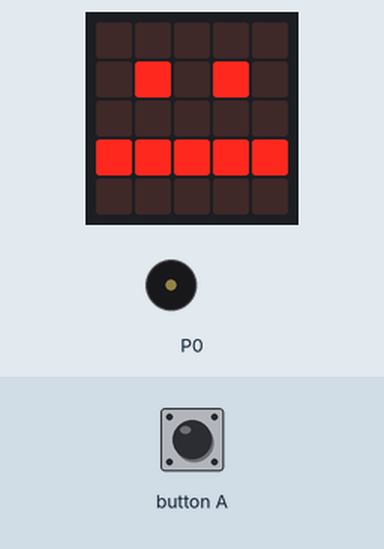
Recording of a program running on a simulated BBC micro:bit (MakeCode). On the bench: the board's 5×5 LED display, buzzer (waves = sounding). The inputs (shaded band) are chosen by the test bench. The 48×5 strip is a reading aid, not a part: it shows the text the display is scrolling, unrolled, one strip-width of it at a time.

Above: at 9.0 s.
9.1 s: button A pressed for 0.15 s
At 10.0 s:
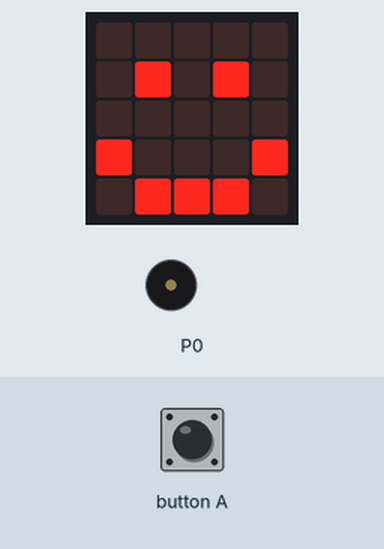
At 19.4 s:
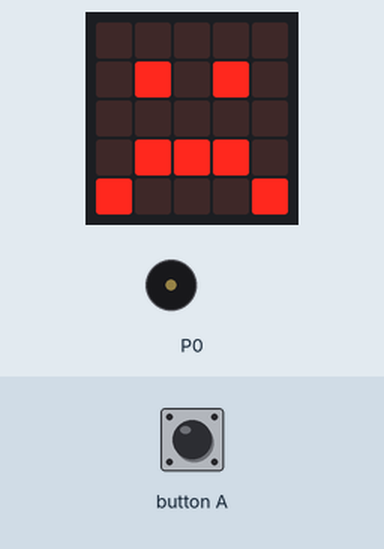
28.3 s: button A pressed 5 times (0.12 s each, 0.3 s apart)
At 28.6 s:
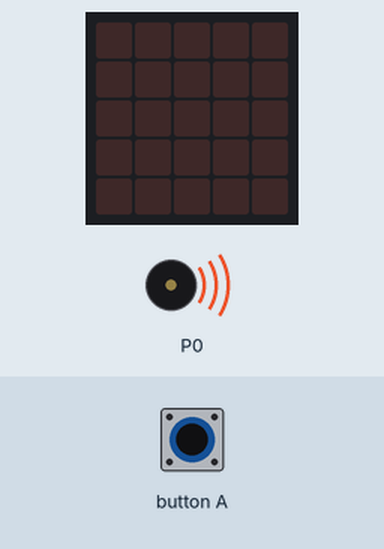
32.3 s: button A pressed for 0.15 s
33.0 s: button A pressed for 0.15 s
Timing chart, 0 to 57.2 s (numbered marks = the images above; inputs shaded):
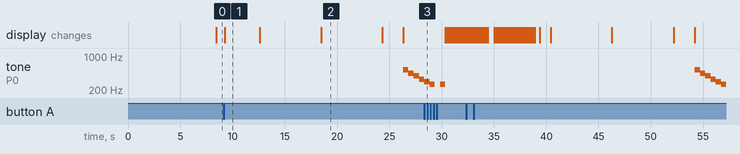

Measured:
- after the input at 9.1 s, the display: changes after 0.16 s (image 1)
- by itself, tone on P0: plays 523 Hz for 0.51 s, 440 Hz for 0.51 s, 392 Hz for 0.51 s, 330 Hz for 0.51 s, 294 Hz for 0.51 s, 262 Hz for 0.45 s
- what the display in image 1 shows lasts 3.3 s, from 9.3 s to 12.6 s
- what the display in image 2 shows lasts 5.8 s, from 18.5 s to 24.3 s

The program:

main.ts
```typescript
input.onButtonPressed(Button.A, function () {
    mat += 20
})
let mat = 100
basic.showLeds(`
    . . . . .
    . # . # .
    . . . . .
    # . . . #
    . # # # .
    `)
basic.forever(function () {
    if (mat > 60) {
        basic.showLeds(`
            . . . . .
            . # . # .
            . . . . .
            # . . . #
            . # # # .
            `)
    }
    if (mat >= 31 && mat <= 59) {
        basic.showLeds(`
            . . . . .
            . # . # .
            . . . . .
            # # # # #
            . . . . .
            `)
    }
    if (mat >= 2 && mat <= 30) {
        basic.showLeds(`
            . . . . .
            . # . # .
            . . . . .
            . # # # .
            # . . . #
            `)
    }
    if (mat < 1) {
        for (let index = 0; index < 5; index++) {
            basic.showLeds(`
                . . . . .
                . # . # .
                . . . . .
                . . . . .
                . . . . .
                `)
        }
        basic.clearScreen()
        for (let index = 0; index < 1; index++) {
            music.play(music.stringPlayable("C5 A G E D C - C ", 120), music.PlaybackMode.UntilDone)
        }
        basic.showString("game over")
    }
})
loops.everyInterval(200, function () {
    mat += -1
})
```

test.ts
```typescript
// här hamnar tester och detta kompileras inte när det här paketet används som ett tillägg.
```
